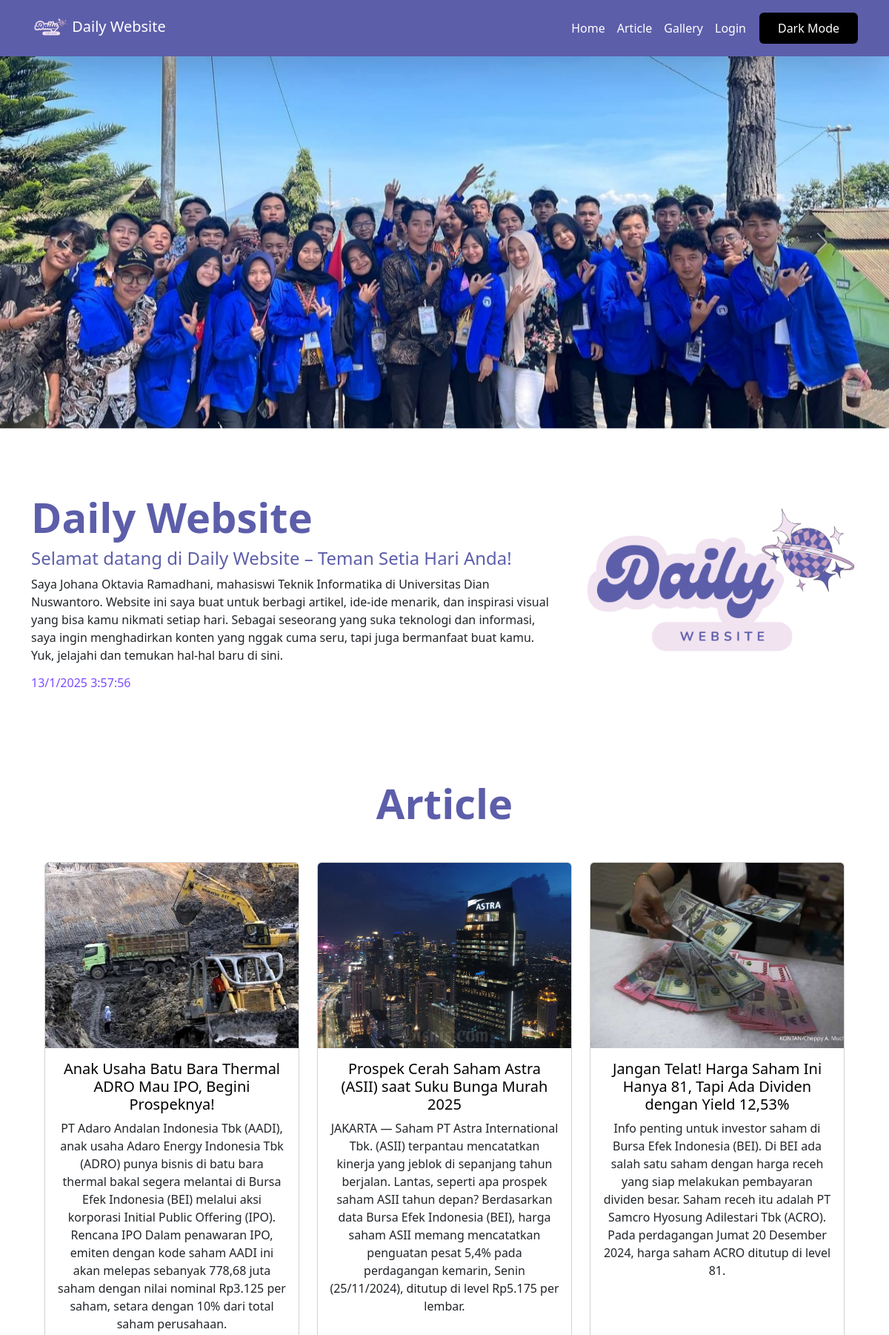
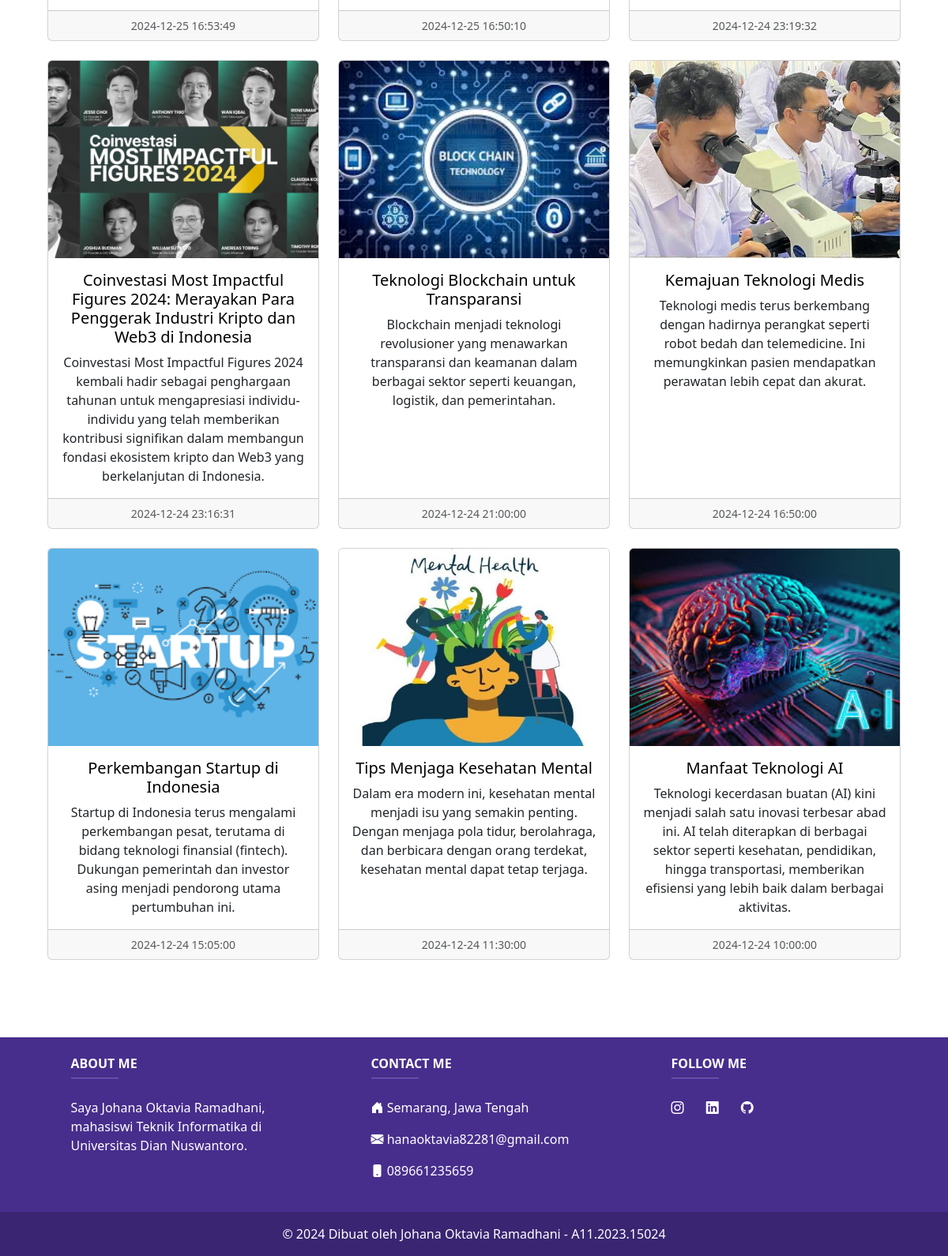
The page / on the database its author committed (2 pictures, top to bottom).
### tables this page shows
CREATE TABLE `article` (
  `id` int NOT NULL,
  `judul` text,
  `isi` text,
  `gambar` text,
  `tanggal` datetime DEFAULT NULL,
  `username` varchar(50) DEFAULT NULL
);

### index.php (the view, shortened to what this page needs)
<?php
include "koneksi.php";
include 'navbar.php';
?>
<!DOCTYPE html>
<html>
<head>
    <link rel="stylesheet" href="style.css">
    <link href="https://cdn.jsdelivr.net/npm/bootstrap@5.3.3/dist/css/bootstrap.min.css" rel="stylesheet">    <title>Web Daily Johana</title>
    <link href="https://cdn.jsdelivr.net/npm/bootstrap-icons/font/bootstrap-icons.css" rel="stylesheet">
</head>
<body>
    <section id="gallery">
        <div id="carouselExample" class="carousel slide carousel-custom mx-auto">
            <div class="carousel-inner">
                <div class="carousel-item active">
                    <img src="img/caro2.jpg" class="d-block w-100" alt="...">
                </div>
            </div>
            <button class="carousel-control-prev" type="button" data-bs-target="#carouselExample" data-bs-slide="prev">
                <span class="carousel-control-prev-icon"></span>
            </button>
            <button class="carousel-control-next" type="button" data-bs-target="#carouselExample" data-bs-slide="next">
                <span class="carousel-control-next-icon"></span>
            </button>
        </div>
    </section>
    <br>
    <section id="hero" class="text-sm-start">
        <div class="container">
            <div class="d-sm-flex flex-sm-row-reverse align-items-center">
                <img src="img/LOGO-DAILY.png" class="img-fluid" width="400" alt="Hero Image">
                <div>
                    <h1 class="fw-bold display-4">Daily Website</h1>
                    <h4 class="lead-bold display-7">Selamat datang di Daily Website – Teman Setia Hari Anda!</h4>
                    <p>
                        Saya Johana Oktavia Ramadhani, mahasiswi Teknik Informatika di Universitas Dian Nuswantoro. Website ini saya buat untuk berbagi artikel, ide-ide menarik, dan inspirasi visual yang bisa kamu nikmati setiap hari. Sebagai seseorang yang suka teknologi dan informasi, saya ingin menghadirkan konten yang nggak cuma seru, tapi juga bermanfaat buat kamu.
                        <br>Yuk, jelajahi dan temukan hal-hal baru di sini.
                    </p>
                    <h6 style="color: #7c4dff;">
                        <span id="tanggal"></span>
                        <span id="jam"></span>
                    </h6>
                </div>
            </div>
        </div>
    </section>
    <section id="article" class="text-center p-5">
        <div class="container">
            <h2 class="fw-bold display-4 pb-3">Article</h2>
            <div class="row row-cols-1 row-cols-md-3 g-4 justify-content-center">
                <?php
                $sql = "SELECT * FROM article ORDER BY tanggal DESC";
                $hasil = $conn->query($sql);
                while($row = $hasil->fetch_assoc()){
                ?>
                    <div class="col">
                        <div class="card h-100">
                            <img src="img/<?= $row["gambar"]?>"
                                class="card-img-top"
                                alt="..."
                                style="height: 250px; object-fit: cover;" />
                            <div class="card-body">
                                <h5 class="card-title"><?= $row["judul"]?></h5>
                                <p class="card-text">
                                    <?= $row["isi"]?>
                                </p>
                            </div>
                            <div class="card-footer">
                                <small class="text-body-secondary">
                                    <?= $row["tanggal"]?>
                                </small>
                            </div>
                        </div>
                    </div>
                <?php
                }
                ?>
            </div>
        </div>
    </section>
    <footer class="text-center text-lg-start text-white" style="background-color: #472e8d">
        <section>
            <div class="container text-center text-md-start mt-5">
                <div class="row mt-3">
                    <div class="col-md-3 col-lg-4 col-xl-3 mx-auto mb-4">
                        <br>
                        <h6 class="text-uppercase fw-bold">About Me</h6>
                        <hr class="mb-4 mt-0 d-inline-block mx-auto" style="width: 60px; background-color: #7c4dff; height: 2px"/>
                        <p>
                            Saya Johana Oktavia Ramadhani, mahasiswi Teknik Informatika di Universitas Dian Nuswantoro.
                        </p>
                    </div>
                    <div class="col-md-4 col-lg-3 col-xl-3 mx-auto mb-md-0 mb-4">
                        <br>
                        <h6 class="text-uppercase fw-bold">Contact Me</h6>
                        <hr class="mb-4 mt-0 d-inline-block mx-auto" style="width: 60px; background-color: #7c4dff; height: 2px"/>
                        <p><i class="bi bi-house-door-fill"></i> Semarang, Jawa Tengah</p>
                        <p><i class="bi bi-envelope-fill"></i> hanaoktavia82281@gmail.com</p>
                        <p><i class="bi bi-phone-fill"></i> 089661235659</p>
                    </div>
                    <div class="col-md-4 col-lg-3 col-xl-3 mx-auto mb-md-0 mb-4">
                        <br>
                        <h6 class="text-uppercase fw-bold">Follow Me</h6>
                        <hr class="mb-4 mt-0 d-inline-block mx-auto" style="width: 60px; background-color: #7c4dff; height: 2px"/>
                        <p>
                            <a href="https://www.instagram.com/jhnaoktv_?igsh=ZmprcGJ2OHJmZTA4" class="text-white me-4" aria-label="Instagram"><i class="bi bi-instagram"></i></a>
                            <a href="https://www.linkedin.com/in/johanaoktavia?utm_source=share&utm_campaign=share_via&utm_content=profile&utm_medium=android_app" class="text-white me-4" aria-label="LinkedIn"><i class="bi bi-linkedin"></i></a>
                            <a href="https://github.com/JohanaOktaviaRamadhani" class="text-white me-4" aria-label="GitHub"><i class="bi bi-github"></i></a>
                        </p>
                    </div>
                </div>
            </div>
        </section>
        <br>
        <div class="text-center p-3" style="background-color: rgba(0, 0, 0, 0.2)">
            © 2024 Dibuat oleh Johana Oktavia Ramadhani - A11.2023.15024
        </div>
    </footer>
    <script src="https://cdn.jsdelivr.net/npm/bootstrap@5.3.3/dist/js/bootstrap.bundle.min.js"></script></body>
</html>

### navbar.php (shortened to what this page needs)
<nav class="navbar navbar-expand-lg sticky-top bg-indigo-600 shadow-lg">
    <div class="container">
        <a class="navbar-brand flex items-center space-x-2 text-white font-semibold" href="index.php">
            <img src="img/LOGO-DAILY.png" class="img-fluid" width="50" alt="Daily Website Logo">
            <span class="text-lg">Daily Website</span>
        </a>
        <div class="collapse navbar-collapse" id="navbarSupportedContent">
            <ul class="navbar-nav ms-auto mb-2 mb-lg-0 flex space-x-6">
                <li class="nav-item">
                    <a class="nav-link text-white hover:text-indigo-100 transition duration-300" href="index.php">Home</a>
                </li>
                <li class="nav-item">
                    <a class="nav-link text-white hover:text-indigo-100 transition duration-300" href="index.php#article">Article</a>
                </li>
                <li class="nav-item">
                    <a class="nav-link text-white hover:text-indigo-100 transition duration-300" href="gallery.php">Gallery</a>
                </li>
                <li class="nav-item">
                    <a class="nav-link text-white hover:text-indigo-100 transition duration-300" href="login.php">Login</a>
                </li>
            </ul>
            <button id="toggle-mode" class="btn bg-black text-white rounded-md px-4 py-2 hover:bg-gray-800 transition duration-300 ml-4">
                <i class="fas fa-moon mr-2"></i>Dark Mode
            </button>
        </div>
    </div>
</nav>

### style.css (style rules this page uses)
body { font-family: Arial, sans-serif; margin: 0; padding: 0; background-color: #f1e3f0; color: #000; }
.navbar { background-color: #5d5eaa; }
.navbar .navbar-brand, .navbar .nav-link { color: #FFFFFF !important; }
#toggle-mode { margin-left: 10px; }
#hero h1, #hero h4 { color: #5d5eaa; }
footer { background-color: #5d5eaa; color: #FFFFFF; }
#article { margin-top: 0px; margin-bottom: 50px; }
#article h2 { margin-bottom: 30px; }
#article h2, #gallery h2 { color: #5d5eaa; }
.card { background-color: #FFFFFF; color: #000; border: 1px solid #5d5eaa; }
.card .card-title { color: black; }

### rows shown on the page
article: gambar (picture), judul "Anak Usaha Batu Bara Thermal ADRO Mau IPO, Begini Prospeknya!", isi "PT Adaro Andalan Indonesia Tbk (AADI), anak usaha Adaro Energy Indonesia Tbk (ADRO) punya bisnis di batu bara thermal bakal segera melantai di Bursa Efek Indonesia (BEI) melalui aksi korporasi Initial Public Offering (IPO). Rencana IPO Dalam penawaran IPO, emiten dengan kode saham AADI ini akan melepas sebanyak 778,68 juta saham dengan nilai nominal Rp3.125 per saham, setara dengan 10% dari total saham perusahaan.", tanggal "2024-12-25 16:53:49"
article: gambar (picture), judul "Prospek Cerah Saham Astra (ASII) saat Suku Bunga Murah 2025", isi "JAKARTA — Saham PT Astra International Tbk. (ASII) terpantau mencatatkan kinerja yang jeblok di sepanjang tahun berjalan. Lantas, seperti apa prospek saham ASII tahun depan? Berdasarkan data Bursa Efek Indonesia (BEI), harga saham ASII memang mencatatkan penguatan pesat 5,4% pada perdagangan kemarin, Senin (25/11/2024), ditutup di level Rp5.175 per lembar.", tanggal "2024-12-25 16:50:10"
article: gambar (picture), judul "Jangan Telat! Harga Saham Ini Hanya 81, Tapi Ada Dividen dengan Yield 12,53%", isi "Info penting untuk investor saham di Bursa Efek Indonesia (BEI). Di BEI ada salah satu saham dengan harga receh yang siap melakukan pembayaran dividen besar. Saham receh itu adalah PT Samcro Hyosung Adilestari Tbk (ACRO). Pada perdagangan Jumat 20 Desember 2024, harga saham ACRO ditutup di level 81.", tanggal "2024-12-24 23:19:32"
article: gambar (picture), judul "Coinvestasi Most Impactful Figures 2024: Merayakan Para Penggerak Industri Kripto dan Web3 di Indonesia", isi "Coinvestasi Most Impactful Figures 2024 kembali hadir sebagai penghargaan tahunan untuk mengapresiasi individu-individu yang telah memberikan kontribusi signifikan dalam membangun fondasi ekosistem kripto dan Web3 yang berkelanjutan di Indonesia.", tanggal "2024-12-24 23:16:31"
article: gambar (picture), judul "Teknologi Blockchain untuk Transparansi", isi "Blockchain menjadi teknologi revolusioner yang menawarkan transparansi dan keamanan dalam berbagai sektor seperti keuangan, logistik, dan pemerintahan.", tanggal "2024-12-24 21:00:00"
article: gambar (picture), judul "Kemajuan Teknologi Medis", isi "Teknologi medis terus berkembang dengan hadirnya perangkat seperti robot bedah dan telemedicine. Ini memungkinkan pasien mendapatkan perawatan lebih cepat dan akurat.", tanggal "2024-12-24 16:50:00"
article: gambar (picture), judul "Perkembangan Startup di Indonesia", isi "Startup di Indonesia terus mengalami perkembangan pesat, terutama di bidang teknologi finansial (fintech). Dukungan pemerintah dan investor asing menjadi pendorong utama pertumbuhan ini.", tanggal "2024-12-24 15:05:00"
article: gambar (picture), judul "Tips Menjaga Kesehatan Mental", isi "Dalam era modern ini, kesehatan mental menjadi isu yang semakin penting. Dengan menjaga pola tidur, berolahraga, dan berbicara dengan orang terdekat, kesehatan mental dapat tetap terjaga.", tanggal "2024-12-24 11:30:00"
article: gambar (picture), judul "Manfaat Teknologi AI", isi "Teknologi kecerdasan buatan (AI) kini menjadi salah satu inovasi terbesar abad ini. AI telah diterapkan di berbagai sektor seperti kesehatan, pendidikan, hingga transportasi, memberikan efisiensi yang lebih baik dalam berbagai aktivitas.", tanggal "2024-12-24 10:00:00"
